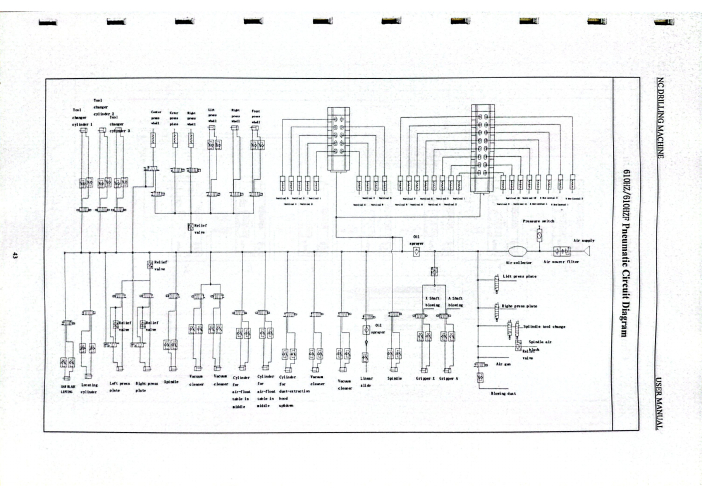
#> input picture KDT KD610HZ/07_Revision_Manual_KDT/electrico-44.png, 1404 x 992 px, given as the content of the folder /Mi unidad/Fabrica_DB/Maquinas/KDT KD610HZ/09_Fotos_Software, which was not available (shown at 1/2 size)
$ python _review_photos.py
#> lines starting #> are read from the running program, lines starting #| are printed output that depends on the picture; pictures that were not available may be replaced by others from this repository, and a replacement may not be noted
from pathlib import Path
from PIL import Image, ImageDraw, ImageFont

BASE = Path(r"G:\Mi unidad\Fabrica_DB\Maquinas\KDT KD610HZ")
OUT = Path(r"G:\Mi unidad\Fabrica_DB\Maquinas\KDT KD610HZ\11_Revision_Interna\_photo_review_sheets")
OUT.mkdir(exist_ok=True)

try:
    font = ImageFont.truetype("arial.ttf", 22)
except OSError:
    font = ImageFont.load_default()

def make_sheets(folder_name: str, per_sheet: int) -> None:
#> called with folder_name = '09_Fotos_Software', per_sheet = 8
    files = sorted((BASE / folder_name).glob("*"))
    for sheet_no, start in enumerate(range(0, len(files), per_sheet), 1):
        group = files[start:start + per_sheet]
        cell_w, cell_h = 420, 330
        sheet = Image.new("RGB", (cell_w * 2, cell_h * ((len(group) + 1) // 2)), "white")
#> sheet: PIL image 840x330 RGB; every value is 255
        draw = ImageDraw.Draw(sheet)
        for idx, path in enumerate(group):
            try:
                img = Image.open(path).convert("RGB")
#> img is the input picture: PIL image 1404x992 RGB; mean R, G, B 242.4, 243.3, 243.5
                img.thumbnail((cell_w - 20, cell_h - 55))
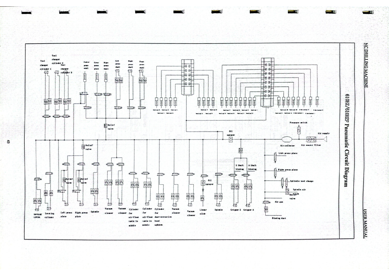
#> img: PIL image 389x275 RGB; mean R, G, B 242.3, 243.2, 243.4
                x = (idx % 2) * cell_w + (cell_w - img.width) // 2
#> x = 15
                y = (idx // 2) * cell_h + 8
                sheet.paste(img, (x, y))
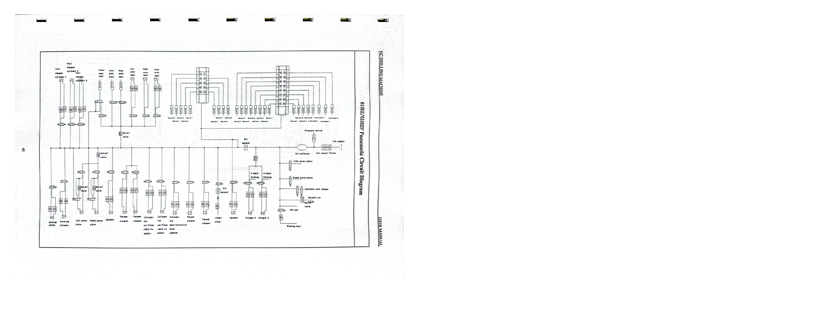
#> sheet: PIL image 840x330 RGB; mean R, G, B 250.1, 250.5, 250.5
                label = f"{start + idx + 1}: {path.name}"
                draw.text(((idx % 2) * cell_w + 8, (idx // 2) * cell_h + cell_h - 38), label[:52], fill="black", font=font)
            except Exception as exc:
                draw.text(((idx % 2) * cell_w + 8, (idx // 2) * cell_h + 8), f"ERROR {path.name}: {exc}", fill="red", font=font)
        sheet.save(OUT / f"{folder_name.lower()}_{sheet_no:02d}.jpg", quality=90)
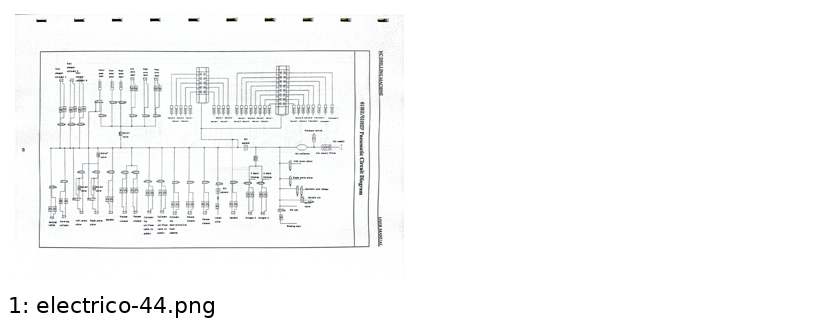
#> saved as 09_fotos_software_01.jpg: PIL image 840x330 RGB; mean R, G, B 249.3, 249.6, 249.7

make_sheets("09_Fotos_Software", 8)
make_sheets("10_Fotos_Maquina", 8)
print(f"Created {len(list(OUT.glob('*.jpg')))} review sheets in {OUT}")
